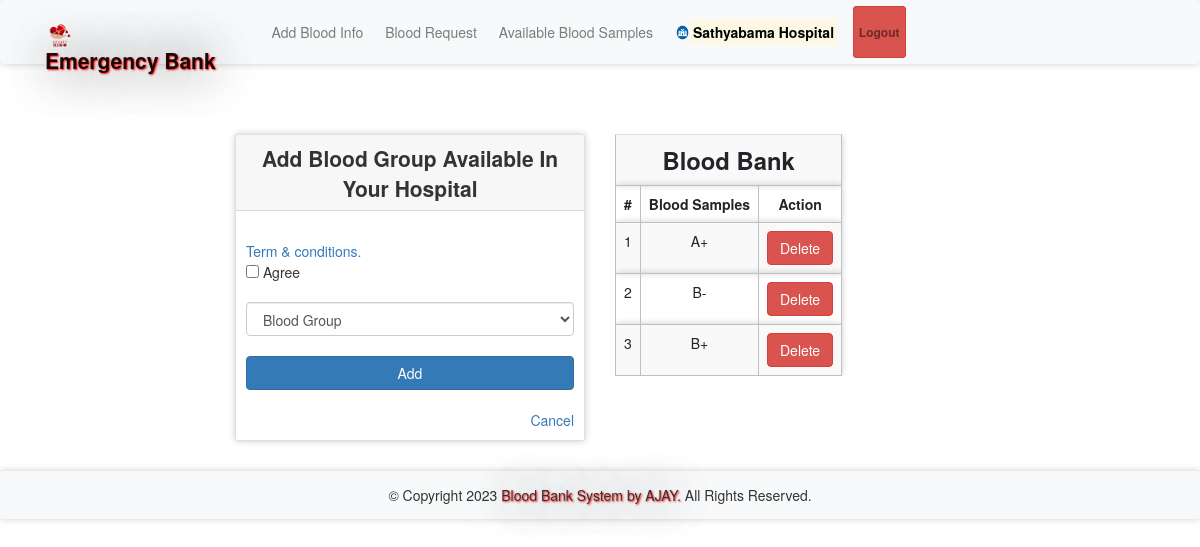
/bloodinfo.php (signed in), run on the app's committed database.
### tables this page shows
CREATE TABLE `bloodinfo` (
  `bid` int(11) NOT NULL,
  `hid` int(11) NOT NULL,
  `bg` varchar(10) NOT NULL
);

### message.php (called while the page is built, shortened)
<?php $counter=0; if(isset($_GET['msg'])) { ?>
	<div class="col-5 alert alert alert-success alert-dismissible fade show card" id="message">
		<button type="button" class="close" data-dismiss="alert" title="close">&times;</button><?php echo $_GET['msg'];?>
	</div>
<?php }?>

### bloodinfo.php (the view, shortened to what this page needs)
<?php
require 'file/connection.php';
if (!isset($_SESSION['hid']) && !isset($_SESSION['did'])) {
    header('location:login.php');
} else {
?>
<!DOCTYPE html>
<html>
<?php require 'head.php'; ?>
<body>
  <?php require 'header.php'; ?>
    <div class="container cont">
      <?php require 'message.php'; ?>
      <div class="row justify-content-center">
         <div class="col-lg-4 col-md-5 col-sm-6 col-xs-7 mb-5">
          <div class="card">
            <div class="card-header title">Add blood group available in your hospital</div>
        <div class="card-body">
        <form action="file/infoAdd.php" method="post">
          <a data-toggle="collapse" href="#collapseExample" role="button" aria-expanded="false" aria-controls="collapseExample" title="click to see">Term & conditions. </a><br>
          <input type="checkbox" name="condition" value="agree" required> Agree<br><br>
          <select class="form-control" name="bg" required="">
                <option disabled selected>Blood Group</option>
          </select><br>
          <input type="submit" name="add" value="Add" class="btn btn-primary btn-block"><br>
          <a href="index.php" class="float-right" title="click here">Cancel</a>
        </form>
         </div>
       </div>
     </div>
     <?php if(isset($_SESSION['hid']) || isset($_SESSION['did'])){
        $hid = isset($_SESSION['hid']) ? $_SESSION['hid'] : $_SESSION['did'];
        $idField = isset($_SESSION['hid']) ? 'hid' : 'did';
        $tableName = isset($_SESSION['hid']) ? 'bloodinfo' : 'donor_table';
        $sql = "select * from $tableName where $idField='$hid'";
        $result = mysqli_query($conn, $sql);
    }
    ?>
    <div class="col-lg-4 col-md-5 col-sm-6 col-xs-7 mb-5">
          <table class="table table-striped table-responsive">
            <th colspan="4" class="title">Blood Bank</th>
            <tr>
              <th>#</th>
              <th>Blood Samples</th>
              <th>Action</th>
            </tr>
            <?php while($row = mysqli_fetch_array($result)) { ?>
            <tr>
              <td><?php echo ++$counter; ?></td>
              <td><?php echo $row['bg'];?></td>
              <td><a href="file/delete.php?bid=<?php echo $row['bid'];?>" class="btn btn-danger" onclick="return confirm('Are you sure you want to delete this blood sample?')">Delete</a></td>
            </tr>
            <?php } ?>
          </table>
      </div>
   </div>
</div>
<?php require 'footer.php' ?>
</body>
<?php } ?>

### css/style.css (style rules this page uses)
.cont { padding-top: 40px; text-align: justify; font-size: 1em; }
.card ,nav, .footer,tr,video { border-radius: 3px; transition: all 200ms ease-out; box-shadow: 0px 0px 7px rgba(0, 0, 0, 0.2); }
.card-body { background-color: white; padding: 1rem; transition: background-color 0.2s ease-in-out; }
tr,th,td { border:0.1px solid silver; text-align: center; }
.title { font-weight: bold; font-size: 1.7em; text-transform: capitalize; text-align: center; }
.card-header { font-weight: bolder; font-size: 1.5em; }
form { padding-top: 20px; }
a:link { text-decoration: none; }

### data on the page
bloodinfo: bg "A+"
bloodinfo: bg "B-"
bloodinfo: bg "B+"

### other printed values
$_SESSION['hname'] "Sathyabama Hospital"
